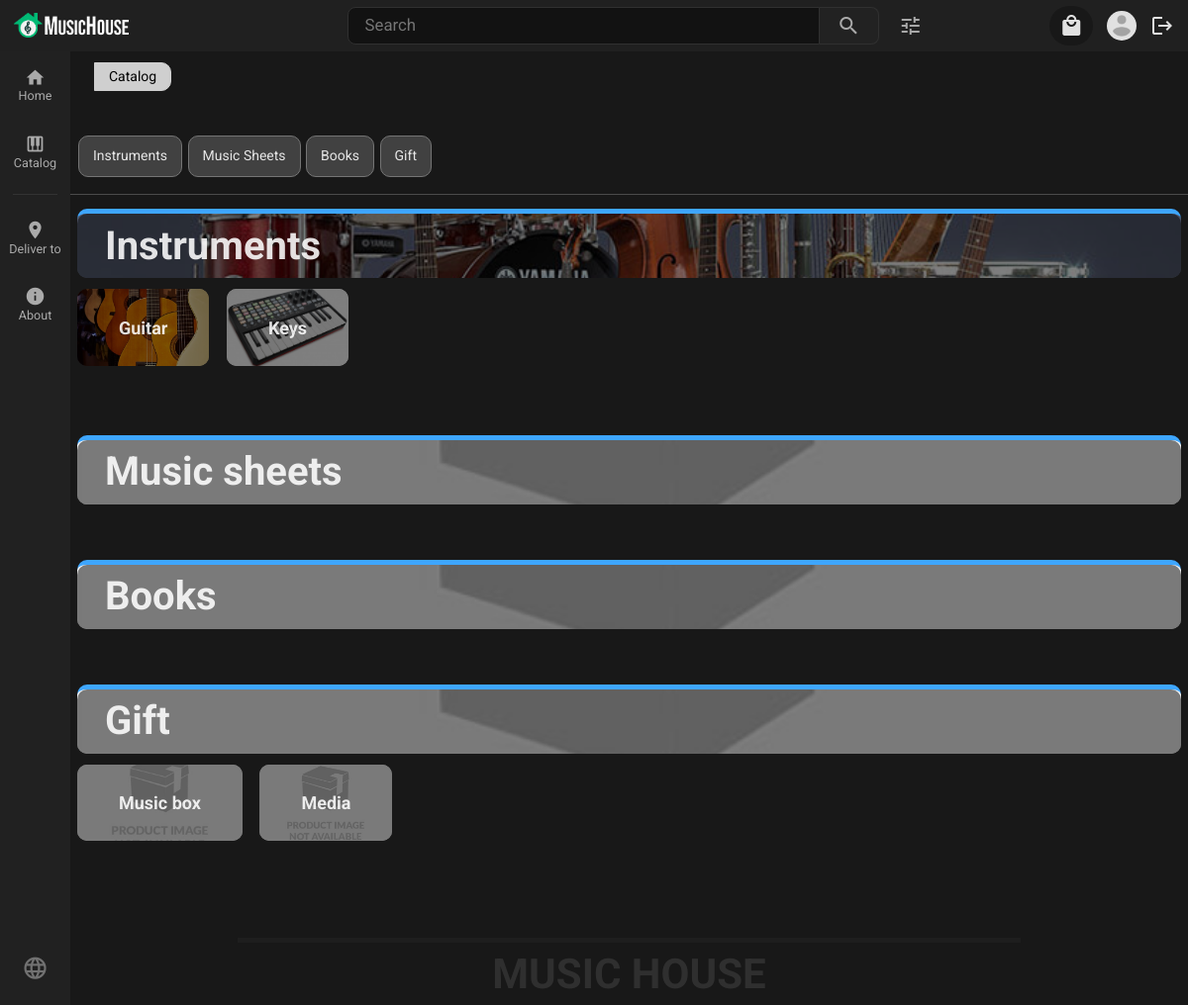
Page /app/catalog/catalog-home.php (signed in) on the committed database.
### tables this page shows
CREATE TABLE `user` (
  `id` int(11) NOT NULL,
  `name` varchar(128) NOT NULL,
  `email` varchar(255) NOT NULL,
  `password_hash` varchar(255) NOT NULL,
  `joined_date` timestamp NOT NULL DEFAULT current_timestamp(),
  `image_path` varchar(512) NOT NULL DEFAULT '/assets/img/profiles/profile-placeholder.png',
  `is_admin` tinyint(1) NOT NULL DEFAULT 0,
  `is_active` tinyint(1) NOT NULL DEFAULT 1
);

CREATE TABLE `category` (
  `id` int(11) NOT NULL,
  `name` varchar(128) NOT NULL,
  `image_link` varchar(512) DEFAULT '/assets/img/catalog/placeholder.png'
);

CREATE TABLE `subcategory` (
  `id` int(11) NOT NULL,
  `name` varchar(64) NOT NULL,
  `id_category` int(11) NOT NULL,
  `image_link` varchar(512) DEFAULT '/assets/img/catalog/placeholder.png'
);

### config/links.php (called while the page is built, shortened)
<?php
$logo = ROOTURL."/assets/img/logo5.png";
$gotoProfile = ROOTURL.'/app/profile/profile.php';
$gotoCart = ROOTURL.'/app/profile/cart.php';
$gotoHome = ROOTURL.'/index.php';
$gotoCategory = ROOTURL.'/app/catalog/catalog-cat.php';
$gotoSubcat = ROOTURL.'/app/catalog/catalog-subcat.php';
$logout = ROOTURL.'/logout.php';
?>

### app/catalog/_catalog-home.php (the view, shortened to what this page needs)
<?php
$conn = require DB_CONNECT;
 $sql = "SELECT * FROM category";
 $categories = mysqli_query($conn, $sql);
?>
<div class="cat-categories">
    <?php while ($category = mysqli_fetch_assoc($categories)): ?>
        <a href="#<?=strtolower($category["name"])?>" class="cat-categories-category">
            <?= ucwords($category["name"]) ?>
        </a>
    <?php endwhile; ?>
</div>
<hr>
<?php
$sql = "SELECT * FROM category";
$categories = mysqli_query($conn, $sql);
while ($category = mysqli_fetch_assoc($categories)): ?>
    <section id="<?=strtolower($category["name"])?>" class="cat-category-section">
        <div class="cat-category-heading" style="background-image: url('<?=ROOTURL.$category["image_link"]?>');">
            <a href="<?php echo $gotoCategory."?id=".$category["id"]; ?>" class="cat-category-heading-title">
                <?=ucfirst($category["name"])?>
            </a>
        </div>
        <div class="cat-category-content">
            <?php
            $sql = "SELECT * FROM subcategory WHERE id_category = {$category["id"]}";
            $subcategories = mysqli_query($conn, $sql);
                while ($subcategory = mysqli_fetch_assoc($subcategories)): ?>
                    <div id="<?=$subcategory["id"]?>" style="background-image: url('<?=ROOTURL.$subcategory["image_link"]?>');" class="cat-category-subcategory">
                        <a href="<?=$gotoSubcat."?id=".$subcategory["id"]?>" class="cat-category-subcategory-title"><?=ucfirst($subcategory["name"])?></a>
                    </div>
                <?php endwhile; ?>
        </div>
    </section>
<?php endwhile; ?>

### common/searchbar.php (shortened to what this page needs)
<?php
if (isset($_SESSION['user_id'])) {
   if (! isset($user)){
    $mysqli = require DB_CONNECT;
        $sql = "SELECT * FROM user WHERE id = {$_SESSION['user_id']}";
        $result = $mysqli->query($sql);
        $user = $result->fetch_assoc();
        }
}
?>
<header class="header">
    <a href="<?php echo $gotoHome ?>" id="logo">
        <img id="logo-img" src="<?php echo $logo ?>" alt="Music House Logo"/>
    </a>
    <form action="" class="search-bar">
        <input type="search" class="search-input" placeholder="Search" aria-label="Search" maxlength="100">
        <button type="submit" class="search-btn">
            <span class="material-icons">search</span>
        </button>
        <button type="button" class="open-filters-btn">
            <span class="material-icons">tune</span>
        </button>
    </form>
    <?php if (isset($user)): ?>
        <div class="menu-icons">
        <a class="menu-cart-btn menu-btn" href="<?php echo $gotoCart ?>">
            <span class="material-icons" alt="Cart">local_mall</span>
        </a>
        <a class="menu-btn" href="<?php echo $gotoProfile ?>">
            <img class="menu-account-picture" src="<?= ROOTURL.$user["image_path"] ?>" alt="Profile">
        </a>
        <a class="menu-btn" href="<?php echo $logout ?>">
        <span class="material-icons">logout</span>
</a>
        </div>
    <?php endif; ?>
</header>

### assets/styles/style.css (style rules this page uses)
*, *::before, *::after { box-sizing: border-box; font-family: "EkMukta", Roboto, Arial, Helvetica, sans-serif; font-weight: 400; font-style: normal; font-size: 14px; color: rgba(255, 255, 255, 0.87); }
body { margin: 0; background-color: #181818; height: 100%; }
html { height: 100%; }
* { box-sizing: border-box; }
.footer-container { padding-top: 1em; width: 100%; }
.footer-text { display: inline-block; width: 100%; text-align: center; color: rgba(255, 255, 255, 0.1); font-size: 3em; font-weight: bolder; }
.footer-separator { border: none; width: 70%; height: 0.3em !important; left: 0; right: 0; margin-left: auto; margin-right: auto; color: #303030; margin-bottom: 0; }
.header { display: flex; justify-content: space-between; align-items: center; padding: 0.4rem 1rem 0.4rem 0; max-height: 3.75rem; background-color: #202020; }
.header #logo { height: 25px; text-align: center; padding: 0; margin-left: 1rem; display: block; background-color: transparent !important; }
.header #logo #logo-img { height: 25px; width: 116px; }
.header .search-bar { flex-grow: 0.7; margin: 0 5rem 0 12rem; display: flex; font-size: 1.2em; }
.header .search-bar .search-input { color: hsla(0, 100%, 100%, 0.88); background-color: #121212; width: 100%; font-size: inherit; padding: 0.3em 1em 0.3em 1em; border: 1px solid #303030; border-radius: 8px 0 0 8px; }
.header .search-bar .search-btn { background-color: #222222; display: flex; align-items: center; padding: 0 1.25rem; border: 1px solid hsl(0, 0%, 18.82%); border-left: none; border-radius: 0 8px 8px 0; cursor: pointer; }
.header .search-bar .search-btn span { color: #aaa; }
.header .search-bar .open-filters-btn { background-color: #202020; border: none; text-align: center; display: inline-flex; align-items: center; margin-left: 1rem; }
.header .search-bar .open-filters-btn span { color: #aaa; }
.header .menu-icons { display: grid; gap: 1rem; grid-template-columns: repeat(3, auto); align-items: center; }
.header .menu-icons .menu-btn { text-decoration: none; display: flex; }
.header .menu-icons .menu-cart-btn { background-color: #181818; text-align: center; padding: 0.6rem 0.7rem; border-radius: 420px; }
.header .menu-icons .menu-cart-btn span { transition: color 150ms; color: rgba(255, 255, 255, 0.87); }
.header .menu-icons .menu-account-picture { width: 30px; height: 30px; border-radius: 100px; }
.cat-categories { margin-left: 0.5rem; margin-bottom: 1rem; }
.cat-categories .cat-categories-category { height: -moz-fit-content; height: fit-content; width: -moz-fit-content; width: fit-content; font-weight: 400; align-items: center; display: inline-flex; border-radius: 10px; border: 1px solid #747474; background-color: #414141; padding: 0.7rem 1rem; margin: 3px 1px; cursor: pointer; text-decoration: none; color: rgba(255, 255, 255, 0.87); }
.cat-category-section { margin: 0.5rem; margin-bottom: 4rem; }
.cat-category-section .cat-category-heading { width: 100%; height: 70px; border-radius: 10px; border-top: 5px solid #3ea6ff; background-repeat: no-repeat; background-size: cover; background-position: center; }
.cat-category-section .cat-category-heading .cat-category-heading-title { height: 100%; width: 100%; font-size: 40px; font-weight: 700; align-items: center; display: flex; border-radius: 10px; background-color: rgba(0, 0, 0, 0.5); padding-left: 2rem; cursor: pointer; text-decoration: none; color: rgba(255, 255, 255, 0.87); }
.cat-category-section .cat-category-content { margin-top: 0.8rem; }
.cat-category-section .cat-category-content .cat-category-subcategory { display: inline-block; width: -moz-fit-content; width: fit-content; height: -moz-fit-content; height: fit-content; margin-right: 1rem; margin-bottom: 1rem; border-radius: 10px; background-repeat: no-repeat; background-size: cover; background-position: center; }
.cat-category-section .cat-category-content .cat-category-subcategory .cat-category-subcategory-title { color: rgba(255, 255, 255, 0.87); width: 100%; height: 100%; display: flex; justify-content: center; align-items: center; background-color: rgba(0, 0, 0, 0.5); border-radius: 10px; text-decoration: none; font-size: 18px; font-weight: 700; padding: 1.8rem 3rem; }

### rows in the picture
user: image_path (placeholder picture)
category: name "Instruments", image_link (picture)
category: name "Music Sheets", image_link (placeholder picture), name "Music sheets"
category: name "Books", image_link (placeholder picture)
category: name "Gift", image_link (placeholder picture)
subcategory: image_link (picture), name "Guitar"
subcategory: image_link (picture), name "Keys"
subcategory: image_link (placeholder picture), name "Music box"
subcategory: image_link (placeholder picture), name "Media"

### other values in the picture
array_key_last($_SESSION["history"]) "Catalog"
